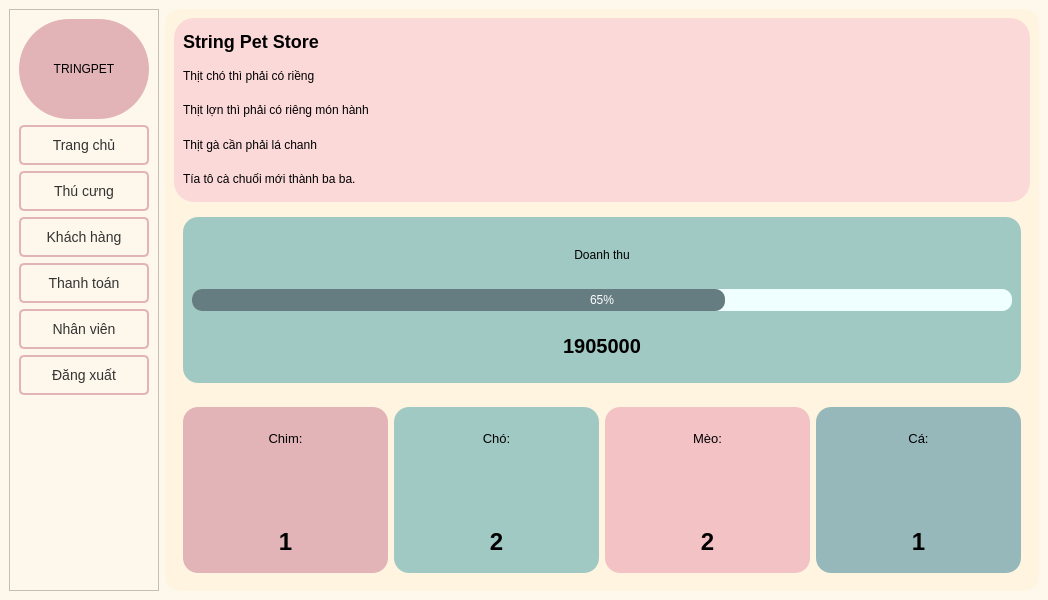
<?xml version="1.0" encoding="UTF-8"?>
<ui version="4.0">
 <class>MainWindow</class>
 <widget class="QMainWindow" name="MainWindow">
  <property name="geometry">
   <rect>
    <x>0</x>
    <y>0</y>
    <width>1048</width>
    <height>600</height>
   </rect>
  </property>
  <property name="sizePolicy">
   <sizepolicy hsizetype="Ignored" vsizetype="Preferred">
    <horstretch>0</horstretch>
    <verstretch>0</verstretch>
   </sizepolicy>
  </property>
  <property name="windowTitle">
   <string>String Pet Store</string>
  </property>
  <property name="styleSheet">
   <string notr="true">background-color: #fef8ec;</string>
  </property>
  <widget class="QWidget" name="centralwidget">
   <layout class="QHBoxLayout" name="horizontalLayout">
    <item>
     <widget class="QFrame" name="leftMenu">
      <property name="enabled">
       <bool>true</bool>
      </property>
      <property name="sizePolicy">
       <sizepolicy hsizetype="Preferred" vsizetype="Preferred">
        <horstretch>0</horstretch>
        <verstretch>0</verstretch>
       </sizepolicy>
      </property>
      <property name="minimumSize">
       <size>
        <width>150</width>
        <height>0</height>
       </size>
      </property>
      <property name="maximumSize">
       <size>
        <width>300</width>
        <height>16777215</height>
       </size>
      </property>
      <property name="styleSheet">
       <string notr="true">background-color: #fef8ec;</string>
      </property>
      <property name="frameShape">
       <enum>QFrame::StyledPanel</enum>
      </property>
      <property name="frameShadow">
       <enum>QFrame::Raised</enum>
      </property>
      <layout class="QVBoxLayout" name="verticalLayout">
       <item>
        <widget class="QLabel" name="logoLabel">
         <property name="minimumSize">
          <size>
           <width>0</width>
           <height>100</height>
          </size>
         </property>
         <property name="styleSheet">
          <string notr="true">background-color: #e2b4b7;
border-radius: 50%;</string>
         </property>
         <property name="text">
          <string>TRINGPET</string>
         </property>
         <property name="alignment">
          <set>Qt::AlignCenter</set>
         </property>
        </widget>
       </item>
       <item>
        <widget class="QPushButton" name="btnHome">
         <property name="styleSheet">
          <string notr="true">QPushButton {
    text-align: center;
    background-color: transparent;
    padding: 10px;
    border: 2px solid #e2b4b7; /* Viền nhẹ nhàng */
    border-radius: 5px; /* Bo góc */
    font-size: 14px; /* Cỡ chữ */
    color: #333; /* Màu chữ */
}

QPushButton:hover {
    background-color: #e2b4b7;
    color: white; /* Đổi màu chữ khi hover */
}

QPushButton:pressed {
    background-color: #D9534F; /* Màu khi bấm */
}
</string>
         </property>
         <property name="text">
          <string>Trang chủ</string>
         </property>
         <property name="icon">
          <iconset>
           <normaloff>icons/home.png</normaloff>icons/home.png</iconset>
         </property>
        </widget>
       </item>
       <item>
        <widget class="QPushButton" name="btnPets">
         <property name="styleSheet">
          <string notr="true">QPushButton {
    text-align: center;
    background-color: transparent;
    padding: 10px;
    border: 2px solid #e2b4b7; /* Viền nhẹ nhàng */
    border-radius: 5px; /* Bo góc */
    font-size: 14px; /* Cỡ chữ */
    color: #333; /* Màu chữ */
}

QPushButton:hover {
    background-color: #e2b4b7;
    color: white; /* Đổi màu chữ khi hover */
}

QPushButton:pressed {
    background-color: #D9534F; /* Màu khi bấm */
}
</string>
         </property>
         <property name="text">
          <string>Thú cưng</string>
         </property>
         <property name="icon">
          <iconset>
           <normaloff>icons/pets.png</normaloff>icons/pets.png</iconset>
         </property>
        </widget>
       </item>
       <item>
        <widget class="QPushButton" name="btnCustomers">
         <property name="styleSheet">
          <string notr="true">QPushButton {
    text-align: center;
    background-color: transparent;
    padding: 10px;
    border: 2px solid #e2b4b7; /* Viền nhẹ nhàng */
    border-radius: 5px; /* Bo góc */
    font-size: 14px; /* Cỡ chữ */
    color: #333; /* Màu chữ */
}

QPushButton:hover {
    background-color: #e2b4b7;
    color: white; /* Đổi màu chữ khi hover */
}

QPushButton:pressed {
    background-color: #D9534F; /* Màu khi bấm */
}
</string>
         </property>
         <property name="text">
          <string>Khách hàng</string>
         </property>
         <property name="icon">
          <iconset>
           <normaloff>icons/customers.png</normaloff>icons/customers.png</iconset>
         </property>
        </widget>
       </item>
       <item>
        <widget class="QPushButton" name="btnPayment">
         <property name="styleSheet">
          <string notr="true">QPushButton {
    text-align: center;
    background-color: transparent;
    padding: 10px;
    border: 2px solid #e2b4b7; /* Viền nhẹ nhàng */
    border-radius: 5px; /* Bo góc */
    font-size: 14px; /* Cỡ chữ */
    color: #333; /* Màu chữ */
}

QPushButton:hover {
    background-color: #e2b4b7;
    color: white; /* Đổi màu chữ khi hover */
}

QPushButton:pressed {
    background-color: #D9534F; /* Màu khi bấm */
}
</string>
         </property>
         <property name="text">
          <string>Thanh toán</string>
         </property>
         <property name="icon">
          <iconset>
           <normaloff>icons/payment.png</normaloff>icons/payment.png</iconset>
         </property>
        </widget>
       </item>
       <item>
        <widget class="QPushButton" name="btnStaff">
         <property name="styleSheet">
          <string notr="true">QPushButton {
    text-align: center;
    background-color: transparent;
    padding: 10px;
    border: 2px solid #e2b4b7; /* Viền nhẹ nhàng */
    border-radius: 5px; /* Bo góc */
    font-size: 14px; /* Cỡ chữ */
    color: #333; /* Màu chữ */
}

QPushButton:hover {
    background-color: #e2b4b7;
    color: white; /* Đổi màu chữ khi hover */
}

QPushButton:pressed {
    background-color: #D9534F; /* Màu khi bấm */
}
</string>
         </property>
         <property name="text">
          <string>Nhân viên</string>
         </property>
         <property name="icon">
          <iconset>
           <normaloff>icons/staff.png</normaloff>icons/staff.png</iconset>
         </property>
        </widget>
       </item>
       <item>
        <widget class="QPushButton" name="btnLogout">
         <property name="styleSheet">
          <string notr="true">QPushButton {
    text-align: center;
    background-color: transparent;
    padding: 10px;
    border: 2px solid #e2b4b7; /* Viền nhẹ nhàng */
    border-radius: 5px; /* Bo góc */
    font-size: 14px; /* Cỡ chữ */
    color: #333; /* Màu chữ */
}

QPushButton:hover {
    background-color: #e2b4b7;
    color: white; /* Đổi màu chữ khi hover */
}

QPushButton:pressed {
    background-color: #D9534F; /* Màu khi bấm */
}
</string>
         </property>
         <property name="text">
          <string>Đăng xuất</string>
         </property>
         <property name="icon">
          <iconset>
           <normaloff>icons/logout.png</normaloff>icons/logout.png</iconset>
         </property>
        </widget>
       </item>
       <item>
        <spacer name="verticalSpacer">
         <property name="orientation">
          <enum>Qt::Vertical</enum>
         </property>
         <property name="sizeHint" stdset="0">
          <size>
           <width>20</width>
           <height>40</height>
          </size>
         </property>
        </spacer>
       </item>
      </layout>
     </widget>
    </item>
    <item>
     <widget class="QFrame" name="mainContent">
      <property name="styleSheet">
       <string notr="true">background-color: rgb(254, 244, 224);
border-radius: 15px;</string>
      </property>
      <property name="frameShape">
       <enum>QFrame::StyledPanel</enum>
      </property>
      <property name="frameShadow">
       <enum>QFrame::Raised</enum>
      </property>
      <layout class="QVBoxLayout" name="mainContentLayout">
       <item>
        <widget class="QFrame" name="headerFrame">
         <property name="minimumSize">
          <size>
           <width>0</width>
           <height>100</height>
          </size>
         </property>
         <property name="styleSheet">
          <string notr="true">background-color: #FCD9D9;
border-radius: 20px;</string>
         </property>
         <property name="frameShape">
          <enum>QFrame::StyledPanel</enum>
         </property>
         <property name="frameShadow">
          <enum>QFrame::Raised</enum>
         </property>
         <layout class="QVBoxLayout" name="verticalLayout_3">
          <item>
           <widget class="QLabel" name="storeNameLabel">
            <property name="styleSheet">
             <string notr="true">font-size: 18px;
font-weight: bold;</string>
            </property>
            <property name="text">
             <string>String Pet Store</string>
            </property>
           </widget>
          </item>
          <item>
           <widget class="QLabel" name="sloganLabel1">
            <property name="font">
             <font>
              <pointsize>9</pointsize>
             </font>
            </property>
            <property name="text">
             <string>Thịt chó thì phải có riềng </string>
            </property>
           </widget>
          </item>
          <item>
           <widget class="QLabel" name="sloganLabel2">
            <property name="font">
             <font>
              <pointsize>9</pointsize>
             </font>
            </property>
            <property name="text">
             <string>Thịt lợn thì phải có riêng món hành</string>
            </property>
           </widget>
          </item>
          <item>
           <widget class="QLabel" name="sloganLabel3">
            <property name="font">
             <font>
              <pointsize>9</pointsize>
             </font>
            </property>
            <property name="text">
             <string>Thịt gà cần phải lá chanh</string>
            </property>
           </widget>
          </item>
          <item>
           <widget class="QLabel" name="sloganLabel4">
            <property name="font">
             <font>
              <pointsize>9</pointsize>
             </font>
            </property>
            <property name="text">
             <string>Tía tô cà chuối mới thành ba ba.</string>
            </property>
           </widget>
          </item>
         </layout>
        </widget>
       </item>
       <item>
        <widget class="QFrame" name="dashboardFrame">
         <property name="frameShape">
          <enum>QFrame::StyledPanel</enum>
         </property>
         <property name="frameShadow">
          <enum>QFrame::Raised</enum>
         </property>
         <layout class="QHBoxLayout" name="horizontalLayout_2">
          <item>
           <widget class="QFrame" name="revenueFrame">
            <property name="styleSheet">
             <string notr="true">background-color: #a0c9c3;
border-radius: 15px;</string>
            </property>
            <property name="frameShape">
             <enum>QFrame::StyledPanel</enum>
            </property>
            <property name="frameShadow">
             <enum>QFrame::Raised</enum>
            </property>
            <layout class="QVBoxLayout" name="verticalLayout_5">
             <item>
              <widget class="QLabel" name="revenueLabel">
               <property name="text">
                <string>Doanh thu</string>
               </property>
               <property name="alignment">
                <set>Qt::AlignCenter</set>
               </property>
              </widget>
             </item>
             <item>
              <widget class="QProgressBar" name="revenueProgress">
               <property name="styleSheet">
                <string notr="true">QProgressBar {
    border: none;
    border-radius: 10px;
    text-align: center;
    background-color: #efffff;
	color: #fff;
}
QProgressBar::chunk {
    background-color: #657d81;
    border-radius: 10px;
}</string>
               </property>
               <property name="value">
                <number>65</number>
               </property>
              </widget>
             </item>
             <item>
              <widget class="QLabel" name="revenueAmount">
               <property name="styleSheet">
                <string notr="true">font-size: 20px;
font-weight: bold;</string>
               </property>
               <property name="text">
                <string>1905000</string>
               </property>
               <property name="alignment">
                <set>Qt::AlignCenter</set>
               </property>
              </widget>
             </item>
            </layout>
           </widget>
          </item>
         </layout>
        </widget>
       </item>
       <item>
        <widget class="QFrame" name="dashboardFrame2">
         <property name="frameShape">
          <enum>QFrame::StyledPanel</enum>
         </property>
         <property name="frameShadow">
          <enum>QFrame::Raised</enum>
         </property>
         <layout class="QHBoxLayout" name="horizontalLayout_3">
          <item>
           <widget class="QFrame" name="birdFrame">
            <property name="styleSheet">
             <string notr="true">background-color: #e2b4b7;
border-radius: 15px;</string>
            </property>
            <property name="frameShape">
             <enum>QFrame::StyledPanel</enum>
            </property>
            <property name="frameShadow">
             <enum>QFrame::Raised</enum>
            </property>
            <layout class="QVBoxLayout" name="verticalLayout_7">
             <item>
              <widget class="QLabel" name="birdLabel">
               <property name="font">
                <font>
                 <family>MS Shell Dlg 2</family>
                 <pointsize>10</pointsize>
                 <weight>50</weight>
                 <bold>false</bold>
                </font>
               </property>
               <property name="text">
                <string>Chim:</string>
               </property>
               <property name="alignment">
                <set>Qt::AlignCenter</set>
               </property>
              </widget>
             </item>
             <item>
              <widget class="QLabel" name="birdIcon">
               <property name="text">
                <string/>
               </property>
               <property name="pixmap">
                <pixmap>icons/bird.png</pixmap>
               </property>
               <property name="alignment">
                <set>Qt::AlignCenter</set>
               </property>
              </widget>
             </item>
             <item>
              <widget class="QLabel" name="birdCount">
               <property name="styleSheet">
                <string notr="true">font-size: 24px;
font-weight: bold;</string>
               </property>
               <property name="text">
                <string>1</string>
               </property>
               <property name="alignment">
                <set>Qt::AlignCenter</set>
               </property>
              </widget>
             </item>
            </layout>
           </widget>
          </item>
          <item>
           <widget class="QFrame" name="dogFrame">
            <property name="styleSheet">
             <string notr="true">background-color: #a0c9c3;
border-radius: 15px;</string>
            </property>
            <property name="frameShape">
             <enum>QFrame::StyledPanel</enum>
            </property>
            <property name="frameShadow">
             <enum>QFrame::Raised</enum>
            </property>
            <layout class="QVBoxLayout" name="verticalLayout_4">
             <item>
              <widget class="QLabel" name="dogLabel">
               <property name="font">
                <font>
                 <family>MS Shell Dlg 2</family>
                 <pointsize>10</pointsize>
                 <weight>50</weight>
                 <bold>false</bold>
                </font>
               </property>
               <property name="text">
                <string>Chó:</string>
               </property>
               <property name="alignment">
                <set>Qt::AlignCenter</set>
               </property>
              </widget>
             </item>
             <item>
              <widget class="QLabel" name="dogIcon">
               <property name="text">
                <string/>
               </property>
               <property name="pixmap">
                <pixmap>icons/dog.png</pixmap>
               </property>
               <property name="alignment">
                <set>Qt::AlignCenter</set>
               </property>
              </widget>
             </item>
             <item>
              <widget class="QLabel" name="dogCount">
               <property name="styleSheet">
                <string notr="true">font-size: 24px;
font-weight: bold;</string>
               </property>
               <property name="text">
                <string>2</string>
               </property>
               <property name="alignment">
                <set>Qt::AlignCenter</set>
               </property>
              </widget>
             </item>
            </layout>
           </widget>
          </item>
          <item>
           <widget class="QFrame" name="catFrame">
            <property name="styleSheet">
             <string notr="true">background-color: #f3c2c5;
border-radius: 15px;</string>
            </property>
            <property name="frameShape">
             <enum>QFrame::StyledPanel</enum>
            </property>
            <property name="frameShadow">
             <enum>QFrame::Raised</enum>
            </property>
            <layout class="QVBoxLayout" name="verticalLayout_6">
             <item>
              <widget class="QLabel" name="catLabel">
               <property name="font">
                <font>
                 <pointsize>10</pointsize>
                </font>
               </property>
               <property name="text">
                <string>Mèo:</string>
               </property>
               <property name="alignment">
                <set>Qt::AlignCenter</set>
               </property>
              </widget>
             </item>
             <item>
              <widget class="QLabel" name="catIcon">
               <property name="text">
                <string/>
               </property>
               <property name="pixmap">
                <pixmap>icons/cat.png</pixmap>
               </property>
               <property name="alignment">
                <set>Qt::AlignCenter</set>
               </property>
              </widget>
             </item>
             <item>
              <widget class="QLabel" name="catCount">
               <property name="styleSheet">
                <string notr="true">font-size: 24px;
font-weight: bold;</string>
               </property>
               <property name="text">
                <string>2</string>
               </property>
               <property name="alignment">
                <set>Qt::AlignCenter</set>
               </property>
              </widget>
             </item>
            </layout>
           </widget>
          </item>
          <item>
           <widget class="QFrame" name="fishFrame">
            <property name="styleSheet">
             <string notr="true">background-color: #97b8ba;
border-radius: 15px;</string>
            </property>
            <property name="frameShape">
             <enum>QFrame::StyledPanel</enum>
            </property>
            <property name="frameShadow">
             <enum>QFrame::Raised</enum>
            </property>
            <layout class="QVBoxLayout" name="verticalLayout_8">
             <item>
              <widget class="QLabel" name="fishLabel">
               <property name="font">
                <font>
                 <pointsize>10</pointsize>
                </font>
               </property>
               <property name="text">
                <string>Cá:</string>
               </property>
               <property name="alignment">
                <set>Qt::AlignCenter</set>
               </property>
              </widget>
             </item>
             <item>
              <widget class="QLabel" name="fishIcon">
               <property name="text">
                <string/>
               </property>
               <property name="pixmap">
                <pixmap>icons/fish.png</pixmap>
               </property>
               <property name="alignment">
                <set>Qt::AlignCenter</set>
               </property>
              </widget>
             </item>
             <item>
              <widget class="QLabel" name="fishCount">
               <property name="styleSheet">
                <string notr="true">font-size: 24px;
font-weight: bold;</string>
               </property>
               <property name="text">
                <string>1</string>
               </property>
               <property name="alignment">
                <set>Qt::AlignCenter</set>
               </property>
              </widget>
             </item>
            </layout>
           </widget>
          </item>
         </layout>
        </widget>
       </item>
      </layout>
     </widget>
    </item>
   </layout>
  </widget>
 </widget>
 <resources/>
 <connections/>
</ui>
